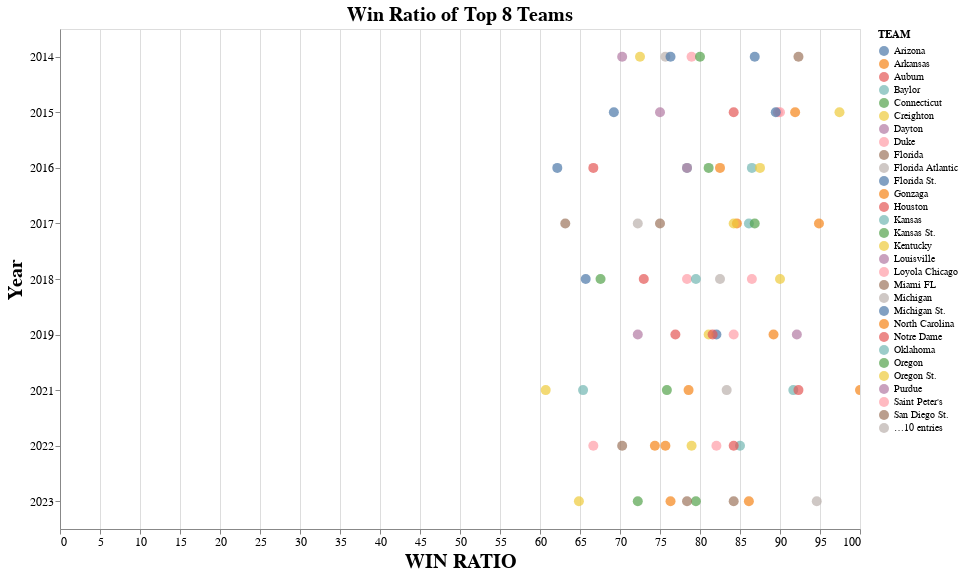

The code cell stored with this chart in its notebook:
### Code cell
WR_Top8 = alt.Chart(top8_teams).mark_point().mark_circle(size=100).encode(
    y='Year:O',
    x='WIN RATIO:Q',
    color='TEAM',
    tooltip=['TEAM', 'Year', 'WIN RATIO', 'POSTSEASON']
).properties(
    title='Win Ratio of Top 8 Teams',
    width=800,
    height=500,
).interactive().configure_title(
    fontSize=20,  # Increase the title font size
    font='Courier',  # Set a different font if needed
    color='black'   # Set title font color to white
).configure_axis(
    labelColor='black',# Set axis label color to white
    labelFontSize = 12,
    titleFont ='Courier',
    titleFontWeight = 'bold',
    titleFontSize = 20,
    titleColor='black'   # Set axis title color to white
)  # Set the background to dark

#WIN RATIO of E8 Teams over the years
WR_Top8.save('WR_top8Teams.html')
display(WR_Top8)

### Figure 1 — Vega-Lite specification as saved in the notebook (floating-point values rounded to 4 significant figures)
{"config": {"view": {"continuousWidth": 300, "continuousHeight": 300}, "axis": {"labelColor": "black", "labelFontSize": 12, "titleColor": "black", "titleFont": "Courier", "titleFontSize": 20, "titleFontWeight": "bold"}, "title": {"color": "black", "font": "Courier", "fontSize": 20}}, "data": {"name": "data-5c537bbfaba63a4a2c3e87cc8abe3e94"}, "mark": {"type": "circle", "size": 100}, "encoding": {"color": {"field": "TEAM", "type": "nominal"}, "tooltip": [{"field": "TEAM", "type": "nominal"}, {"field": "Year", "type": "quantitative"}, {"field": "WIN RATIO", "type": "quantitative"}, {"field": "POSTSEASON", "type": "nominal"}], "x": {"field": "WIN RATIO", "type": "quantitative"}, "y": {"field": "Year", "type": "ordinal"}}, "height": 500, "params": [{"name": "param_4", "select": {"type": "interval", "encodings": ["x", "y"]}, "bind": "scales"}], "title": "Win Ratio of Top 8 Teams", "width": 800, "$schema": "https://vega.github.io/schema/vega-lite/v5.8.0.json", "datasets": {"data-5c537bbfaba63a4a2c3e87cc8abe3e94": [{"Year": 2014, "TEAM": "Arizona", "G": 38, "W": 33, "WIN RATIO": 86.84, "POSTSEASON": "E8"}, {"Year": 2014, "TEAM": "Florida", "G": 39, "W": 36, "WIN RATIO": 92.31, "POSTSEASON": "F4"}, {"Year": 2014, "TEAM": "Michigan", "G": 37, "W": 28, "WIN RATIO": 75.68, "POSTSEASON": "E8"}, {"Year": 2014, "TEAM": "Wisconsin", "G": 38, "W": 30, "WIN RATIO": 78.95, "POSTSEASON": "F4"}, {"Year": 2014, "TEAM": "Michigan St.", "G": 38, "W": 29, "WIN RATIO": 76.32, "POSTSEASON": "E8"}, {"Year": 2014, "TEAM": "Connecticut", "G": 40, "W": 32, "WIN RATIO": 80.0, "POSTSEASON": "Champions"}, {"Year": 2014, "TEAM": "Kentucky", "G": 40, "W": 29, "WIN RATIO": 72.5, "POSTSEASON": "2ND"}, {"Year": 2014, "TEAM": "Dayton", "G": 37, "W": 26, "WIN RATIO": 70.27, "POSTSEASON": "E8"}, {"Year": 2015, "TEAM": "Wisconsin", "G": 40, "W": 36, "WIN RATIO": 90.0, "POSTSEASON": "2ND"}, {"Year": 2015, "TEAM": "Duke", "G": 39, "W": 35, "WIN RATIO": 89.74, "POSTSEASON": "Champions"}, {"Year": 2015, "TEAM": "Arizona", "G": 38, "W": 34, "WIN RATIO": 89.47, "POSTSEASON": "E8"}, {"Year": 2015, "TEAM": "Gonzaga", "G": 37, "W": 34, "WIN RATIO": 91.89, "POSTSEASON": "E8"}, {"Year": 2015, "TEAM": "Louisville", "G": 36, "W": 27, "WIN RATIO": 75.0, "POSTSEASON": "E8"}, {"Year": 2015, "TEAM": "Notre Dame", "G": 38, "W": 32, "WIN RATIO": 84.21, "POSTSEASON": "E8"}, {"Year": 2015, "TEAM": "Kentucky", "G": 39, "W": 38, "WIN RATIO": 97.44, "POSTSEASON": "F4"}, {"Year": 2015, "TEAM": "Michigan St.", "G": 39, "W": 27, "WIN RATIO": 69.23, "POSTSEASON": "F4"}, {"Year": 2016, "TEAM": "Kansas", "G": 37, "W": 32, "WIN RATIO": 86.49, "POSTSEASON": "E8"}, {"Year": 2016, "TEAM": "North Carolina", "G": 40, "W": 33, "WIN RATIO": 82.5, "POSTSEASON": "2ND"}, {"Year": 2016, "TEAM": "Notre Dame", "G": 36, "W": 24, "WIN RATIO": 66.67, "POSTSEASON": "E8"}, {"Year": 2016, "TEAM": "Oklahoma", "G": 37, "W": 29, "WIN RATIO": 78.38, "POSTSEASON": "F4"}, {"Year": 2016, "TEAM": "Oregon", "G": 37, "W": 30, "WIN RATIO": 81.08, "POSTSEASON": "E8"}, {"Year": 2016, "TEAM": "Syracuse", "G": 37, "W": 23, "WIN RATIO": 62.16, "POSTSEASON": "F4"}, {"Year": 2016, "TEAM": "Villanova", "G": 40, "W": 35, "WIN RATIO": 87.5, "POSTSEASON": "Champions"}, {"Year": 2016, "TEAM": "Virginia", "G": 37, "W": 29, "WIN RATIO": 78.38, "POSTSEASON": "E8"}, {"Year": 2017, "TEAM": "Gonzaga", "G": 39, "W": 37, "WIN RATIO": 94.87, "POSTSEASON": "2ND"}, {"Year": 2017, "TEAM": "North Carolina", "G": 39, "W": 33, "WIN RATIO": 84.62, "POSTSEASON": "Champions"}, {"Year": 2017, "TEAM": "Kansas", "G": 36, "W": 31, "WIN RATIO": 86.11, "POSTSEASON": "E8"}, {"Year": 2017, "TEAM": "Kentucky", "G": 38, "W": 32, "WIN RATIO": 84.21, "POSTSEASON": "E8"}, {"Year": 2017, "TEAM": "Oregon", "G": 38, "W": 33, "WIN RATIO": 86.84, "POSTSEASON": "F4"}, {"Year": 2017, "TEAM": "Florida", "G": 36, "W": 27, "WIN RATIO": 75.0, "POSTSEASON": "E8"}, {"Year": 2017, "TEAM": "South Carolina", "G": 36, "W": 26, "WIN RATIO": 72.22, "POSTSEASON": "F4"}, {"Year": 2017, "TEAM": "Xavier", "G": 38, "W": 24, "WIN RATIO": 63.16, "POSTSEASON": "E8"}, {"Year": 2018, "TEAM": "Villanova", "G": 40, "W": 36, "WIN RATIO": 90.0, "POSTSEASON": "Champions"}, {"Year": 2018, "TEAM": "Duke", "G": 37, "W": 29, "WIN RATIO": 78.38, "POSTSEASON": "E8"}, {"Year": 2018, "TEAM": "Kansas", "G": 39, "W": 31, "WIN RATIO": 79.49, "POSTSEASON": "F4"}, {"Year": 2018, "TEAM": "Michigan", "G": 40, "W": 33, "WIN RATIO": 82.5, "POSTSEASON": "2ND"}, {"Year": 2018, "TEAM": "Texas Tech", "G": 37, "W": 27, "WIN RATIO": 72.97, "POSTSEASON": "E8"}, {"Year": 2018, "TEAM": "Florida St.", "G": 35, "W": 23, "WIN RATIO": 65.71, "POSTSEASON": "E8"}, {"Year": 2018, "TEAM": "Kansas St.", "G": 37, "W": 25, "WIN RATIO": 67.57, "POSTSEASON": "E8"}, {"Year": 2018, "TEAM": "Loyola Chicago", "G": 37, "W": 32, "WIN RATIO": 86.49, "POSTSEASON": "F4"}, {"Year": 2019, "TEAM": "Gonzaga", "G": 37, "W": 33, "WIN RATIO": 89.19, "POSTSEASON": "E8"}, {"Year": 2019, "TEAM": "Virginia", "G": 38, "W": 35, "WIN RATIO": 92.11, "POSTSEASON": "Champions"}, {"Year": 2019, "TEAM": "Duke", "G": 38, "W": 32, "WIN RATIO": 84.21, "POSTSEASON": "E8"}, {"Year": 2019, "TEAM": "Michigan St.", "G": 39, "W": 32, "WIN RATIO": 82.05, "POSTSEASON": "F4"}, {"Year": 2019, "TEAM": "Kentucky", "G": 37, "W": 30, "WIN RATIO": 81.08, "POSTSEASON": "E8"}, {"Year": 2019, "TEAM": "Texas Tech", "G": 38, "W": 31, "WIN RATIO": 81.58, "POSTSEASON": "2ND"}, {"Year": 2019, "TEAM": "Purdue", "G": 36, "W": 26, "WIN RATIO": 72.22, "POSTSEASON": "E8"}, {"Year": 2019, "TEAM": "Auburn", "G": 39, "W": 30, "WIN RATIO": 76.92, "POSTSEASON": "F4"}, {"Year": 2021, "TEAM": "Michigan", "G": 24, "W": 20, "WIN RATIO": 83.33, "POSTSEASON": "E8"}, {"Year": 2021, "TEAM": "Baylor", "G": 24, "W": 22, "WIN RATIO": 91.67, "POSTSEASON": "Champions"}, {"Year": 2021, "TEAM": "Gonzaga", "G": 26, "W": 26, "WIN RATIO": 100.0, "POSTSEASON": "2ND"}, {"Year": 2021, "TEAM": "Houston", "G": 26, "W": 24, "WIN RATIO": 92.31, "POSTSEASON": "F4"}, {"Year": 2021, "TEAM": "Arkansas", "G": 28, "W": 22, "WIN RATIO": 78.57, "POSTSEASON": "E8"}, {"Year": 2021, "TEAM": "USC", "G": 29, "W": 22, "WIN RATIO": 75.86, "POSTSEASON": "E8"}, {"Year": 2021, "TEAM": "UCLA", "G": 26, "W": 17, "WIN RATIO": 65.38, "POSTSEASON": "F4"}, {"Year": 2021, "TEAM": "Oregon St.", "G": 28, "W": 17, "WIN RATIO": 60.71, "POSTSEASON": "E8"}, {"Year": 2022, "TEAM": "Kansas", "G": 40, "W": 34, "WIN RATIO": 85.0, "POSTSEASON": "Champions"}, {"Year": 2022, "TEAM": "Duke", "G": 39, "W": 32, "WIN RATIO": 82.05, "POSTSEASON": "F4"}, {"Year": 2022, "TEAM": "Villanova", "G": 38, "W": 30, "WIN RATIO": 78.95, "POSTSEASON": "F4"}, {"Year": 2022, "TEAM": "Arkansas", "G": 37, "W": 28, "WIN RATIO": 75.68, "POSTSEASON": "E8"}, {"Year": 2022, "TEAM": "Houston", "G": 38, "W": 32, "WIN RATIO": 84.21, "POSTSEASON": "E8"}, {"Year": 2022, "TEAM": "North Carolina", "G": 39, "W": 29, "WIN RATIO": 74.36, "POSTSEASON": "2ND"}, {"Year": 2022, "TEAM": "Miami FL", "G": 37, "W": 26, "WIN RATIO": 70.27, "POSTSEASON": "E8"}, {"Year": 2022, "TEAM": "Saint Peter's", "G": 33, "W": 22, "WIN RATIO": 66.67, "POSTSEASON": "E8"}, {"Year": 2023, "TEAM": "Texas", "G": 38, "W": 29, "WIN RATIO": 76.32, "POSTSEASON": "E8"}, {"Year": 2023, "TEAM": "Kansas St.", "G": 36, "W": 26, "WIN RATIO": 72.22, "POSTSEASON": "E8"}, {"Year": 2023, "TEAM": "Gonzaga", "G": 36, "W": 31, "WIN RATIO": 86.11, "POSTSEASON": "E8"}, {"Year": 2023, "TEAM": "Connecticut", "G": 39, "W": 31, "WIN RATIO": 79.49, "POSTSEASON": "Champions"}, {"Year": 2023, "TEAM": "San Diego St.", "G": 38, "W": 32, "WIN RATIO": 84.21, "POSTSEASON": "2ND"}, {"Year": 2023, "TEAM": "Miami FL", "G": 37, "W": 29, "WIN RATIO": 78.38, "POSTSEASON": "F4"}, {"Year": 2023, "TEAM": "Creighton", "G": 37, "W": 24, "WIN RATIO": 64.86, "POSTSEASON": "E8"}, {"Year": 2023, "TEAM": "Florida Atlantic", "G": 37, "W": 35, "WIN RATIO": 94.59, "POSTSEASON": "F4"}]}}
